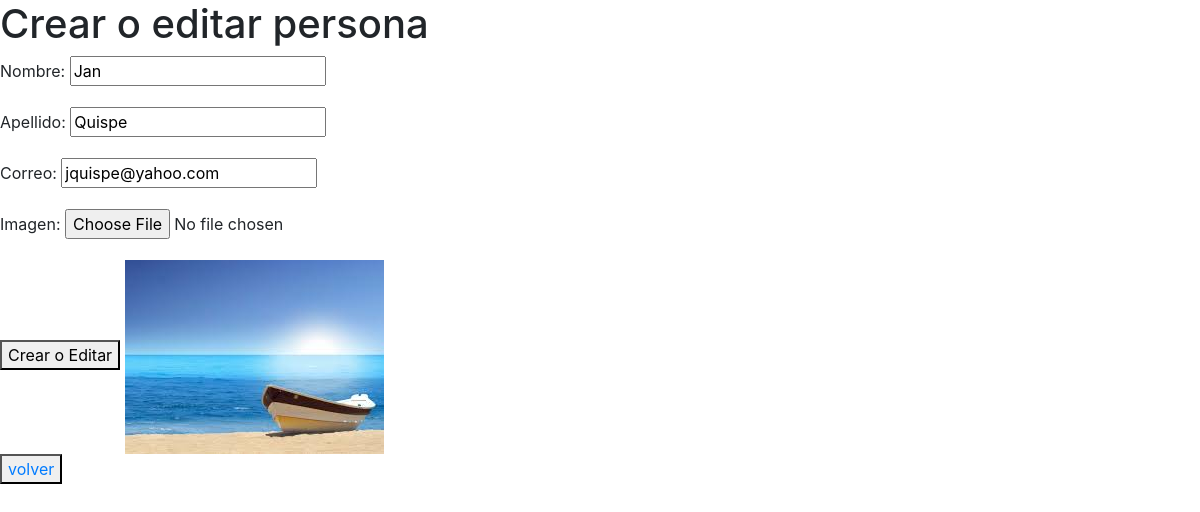
Page /editar_persona/2/ on the committed database.
### catalog/models.py (models this page shows, shortened)
class Persona(models.Model): # models.Model permite heredar todo lo que tiene la libreria models
    id=models.AutoField(primary_key=True) # campo clave auto incrementable
    nombre=models.CharField(max_length=100) # campo tipo caracter
    apellido=models.CharField(max_length=120) # campo tipo caracter
    correo=models.CharField(max_length=200) # campo tipo caracter
    imagen=models.ImageField(upload_to="fotos",null=True)

### catalog/class_view.py (the view)
# urls.py: path('editar_persona/<int:pk>/',PersonaUpdate.as_view(),name='editar_persona'),
class PersonaUpdate(UpdateView):
    model=Persona
    form_class=PersonaForm
    template_name='crear_persona.html'
    success_url=reverse_lazy('index')

### catalog/forms.py
class PersonaForm(forms.ModelForm):
    class Meta:
        model=Persona # model alamcenara la clase  Persona
        fields='__all__' # all indica que se va a usar todos los campos de la clase Persona

### miproyecto/templates/crear_persona.html (shortened to what this page needs)
{% extends 'index.html' %}
{% load static %}
{% block cuerpo %}
<h1>Crear o editar persona</h1>
    <form method="post" enctype="multipart/form-data">
        {{form.as_p}}
        <button type="submit">Crear o Editar</button>
        <img src='{% static "imagenes/foto2.jpg" %}' alt="">
    </form>
    <button><a href="{% url 'index' %}">volver</a></button>
{% endblock cuerpo %}

### rows in the picture
Persona: nombre "Jan", apellido "Quispe", correo "jquispe@yahoo.com"
